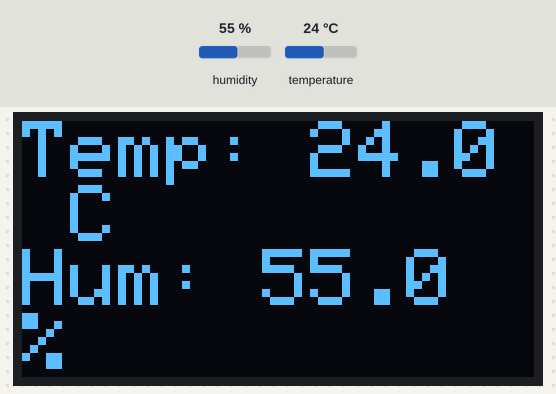
Recording of a sketch running on a simulated Arduino Uno, built with avr-gcc and run on an emulated ATmega328P. Parts: 128×64 one-colour display. The inputs (shaded band) are chosen by the test bench; at power-on: humidity 55 %, temperature 24 °C. What the sketch prints to the serial monitor is not drawn.

Above: at 5.2 s.
5.3 s: humidity set to 22 %
At 7.6 s:
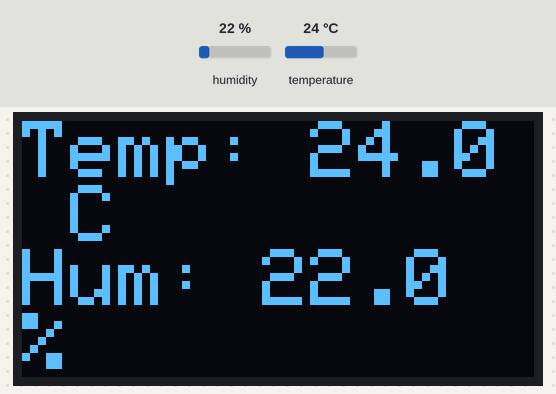
8.0 s: temperature set to 12 °C
At 8.7 s:
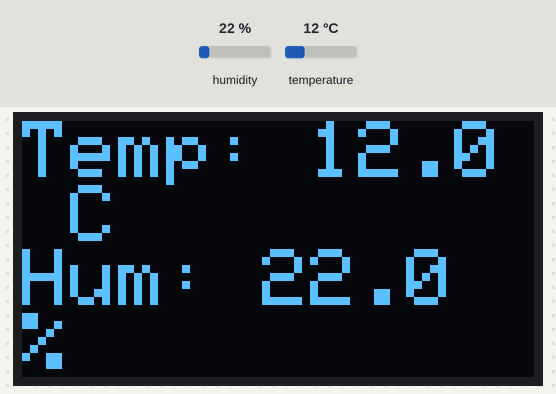
10.7 s: humidity set to 40 %
At 13.2 s:
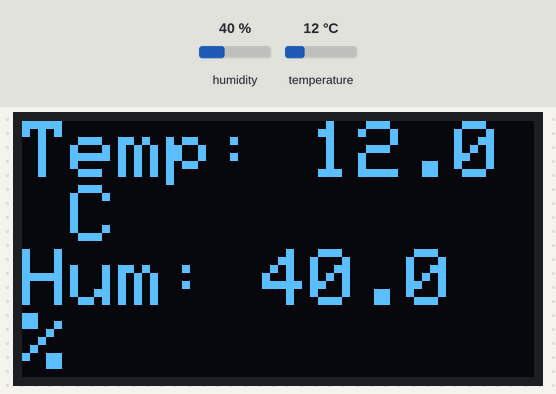
13.8 s: temperature set to 19 °C
At 15.5 s:
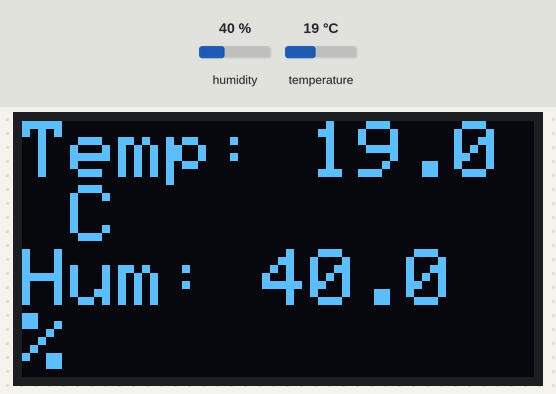
Timing chart, 0 to 17.0 s (numbered marks = the images above; inputs shaded):
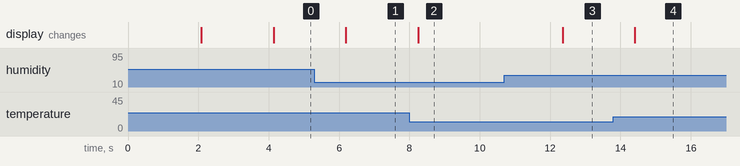

The sketch:

DHT_SENSOR_READING_copy_20250507080540.ino
```cpp
//Made by Rohan Barnwal
//www.youtube.com/ArduinoBoy

#include <Adafruit_GFX.h>
#include <Adafruit_SSD1306.h>
#include <DHT.h>

// OLED display size
#define SCREEN_WIDTH 128
#define SCREEN_HEIGHT 64

// I2C OLED
#define OLED_RESET     -1
Adafruit_SSD1306 display(SCREEN_WIDTH, SCREEN_HEIGHT, &Wire, OLED_RESET);

// DHT sensor setup
#define DHTPIN 7         // DHT sensor connected to digital pin D7
#define DHTTYPE DHT11    // Use DHT22 if needed
DHT dht(DHTPIN, DHTTYPE);

void setup() {
  Serial.begin(9600);

  // Initialize OLED
  if (!display.begin(SSD1306_SWITCHCAPVCC, 0x3C)) {
    Serial.println(F("SSD1306 allocation failed"));
    while (true);
  }

  display.clearDisplay();
  display.setTextSize(1);
  display.setTextColor(SSD1306_WHITE);

  // Step 1: Show "DHT READING"
  display.setCursor(0, 20);
  display.println("DHT READING");
  display.display();
  delay(2000); // Wait 2 seconds

  // Step 2: Clear and show "ROHAN BARNWAL"
  display.clearDisplay();
  display.setCursor(0, 20);
  display.println("ROHAN BARNWAL");
  display.display();
  delay(2000); // Wait 2 seconds

  // Start DHT
  dht.begin();
}

void loop() {
  float humidity = dht.readHumidity();
  float temperature = dht.readTemperature();

  if (isnan(humidity) || isnan(temperature)) {
    Serial.println(F("Failed to read from DHT sensor!"));
    return;
  }

  Serial.print("Temp: ");
  Serial.print(temperature);
  Serial.print("°C  Humidity: ");
  Serial.print(humidity);
  Serial.println("%");

  display.clearDisplay();
  display.setTextSize(2);

  display.setCursor(0, 0);
  display.print("Temp: ");
  display.print(temperature, 1);
  display.println(" C");

  display.setCursor(0, 32);
  display.print("Hum: ");
  display.print(humidity, 1);
  display.println(" %");

  display.display();
  delay(2000);
}
```

Measured:
- after the input at 5.3 s, the display: changes after 0.89 s (image 1)
- after the input at 8.0 s, the display: changes after 0.25 s (image 2)
- after the input at 10.7 s, the display: changes after 1.7 s (image 3)
- after the input at 13.8 s, the display: changes after 0.61 s (image 4)
